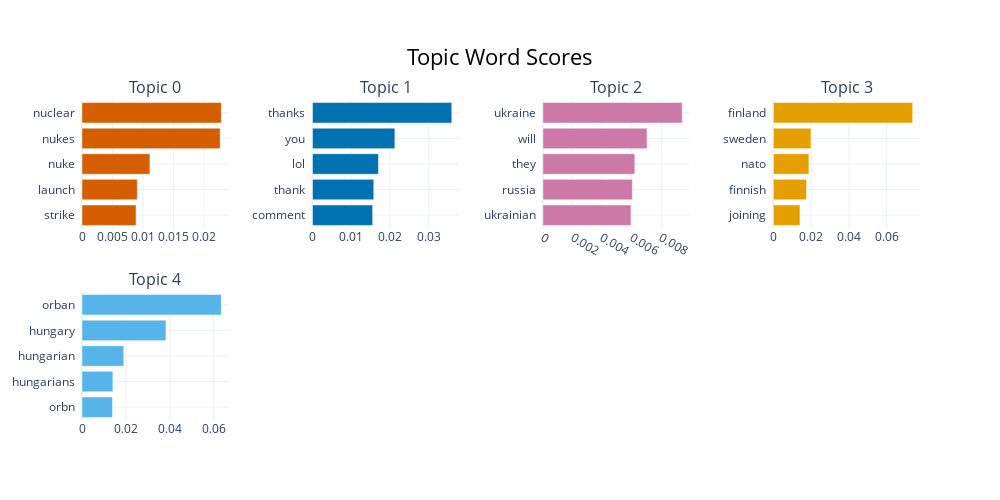

Notebook code cell kept with this figure:
### Code cell
BERTopic_mpnet_base_1.visualize_barchart(top_n_topics=5)

### Figure 1 — Plotly figure (JSON) as saved in the notebook; plotly's stock layout.template omitted (floating-point values rounded to 4 significant figures)
{"data": [{"marker": {"color": "#D55E00"}, "orientation": "h", "type": "bar", "x": [0.008856, 0.009061, 0.01112, 0.02263, 0.02282], "xaxis": "x", "y": ["strike  ", "launch  ", "nuke  ", "nukes  ", "nuclear  "], "yaxis": "y"}, {"marker": {"color": "#0072B2"}, "orientation": "h", "type": "bar", "x": [0.01554, 0.01582, 0.01702, 0.02126, 0.03593], "xaxis": "x2", "y": ["comment  ", "thank  ", "lol  ", "you  ", "thanks  "], "yaxis": "y2"}, {"marker": {"color": "#CC79A7"}, "orientation": "h", "type": "bar", "x": [0.005947, 0.006044, 0.006209, 0.007038, 0.009411], "xaxis": "x3", "y": ["ukrainian  ", "russia  ", "they  ", "will  ", "ukraine  "], "yaxis": "y3"}, {"marker": {"color": "#E69F00"}, "orientation": "h", "type": "bar", "x": [0.0141, 0.01756, 0.01882, 0.0199, 0.07371], "xaxis": "x4", "y": ["joining  ", "finnish  ", "nato  ", "sweden  ", "finland  "], "yaxis": "y4"}, {"marker": {"color": "#56B4E9"}, "orientation": "h", "type": "bar", "x": [0.01389, 0.01406, 0.019, 0.03824, 0.06344], "xaxis": "x5", "y": ["orbn  ", "hungarians  ", "hungarian  ", "hungary  ", "orban  "], "yaxis": "y5"}], "layout": {"annotations": [{"font": {"size": 16}, "showarrow": false, "text": "Topic 0", "x": 0.0875, "xanchor": "center", "xref": "paper", "y": 1, "yanchor": "bottom", "yref": "paper"}, {"font": {"size": 16}, "showarrow": false, "text": "Topic 1", "x": 0.3625, "xanchor": "center", "xref": "paper", "y": 1, "yanchor": "bottom", "yref": "paper"}, {"font": {"size": 16}, "showarrow": false, "text": "Topic 2", "x": 0.6375, "xanchor": "center", "xref": "paper", "y": 1, "yanchor": "bottom", "yref": "paper"}, {"font": {"size": 16}, "showarrow": false, "text": "Topic 3", "x": 0.9125, "xanchor": "center", "xref": "paper", "y": 1, "yanchor": "bottom", "yref": "paper"}, {"font": {"size": 16}, "showarrow": false, "text": "Topic 4", "x": 0.0875, "xanchor": "center", "xref": "paper", "y": 0.4, "yanchor": "bottom", "yref": "paper"}], "height": 500, "hoverlabel": {"bgcolor": "white", "font": {"family": "Rockwell", "size": 16}}, "showlegend": false, "title": {"font": {"color": "Black", "size": 22}, "text": "Topic Word Scores", "x": 0.5, "xanchor": "center", "yanchor": "top"}, "width": 1000, "xaxis": {"anchor": "y", "autorange": true, "domain": [0, 0.175], "range": [0, 0.02402], "showgrid": true, "type": "linear"}, "xaxis2": {"anchor": "y2", "autorange": true, "domain": [0.275, 0.45], "range": [0, 0.03783], "showgrid": true, "type": "linear"}, "xaxis3": {"anchor": "y3", "autorange": true, "domain": [0.55, 0.725], "range": [0, 0.009906], "showgrid": true, "type": "linear"}, "xaxis4": {"anchor": "y4", "autorange": true, "domain": [0.825, 1], "range": [0, 0.07759], "showgrid": true, "type": "linear"}, "xaxis5": {"anchor": "y5", "autorange": true, "domain": [0, 0.175], "range": [0, 0.06678], "showgrid": true, "type": "linear"}, "xaxis6": {"anchor": "y6", "domain": [0.275, 0.45], "showgrid": true}, "xaxis7": {"anchor": "y7", "domain": [0.55, 0.725], "showgrid": true}, "xaxis8": {"anchor": "y8", "domain": [0.825, 1], "showgrid": true}, "yaxis": {"anchor": "x", "autorange": true, "domain": [0.6, 1], "range": [-0.5, 4.5], "showgrid": true, "type": "category"}, "yaxis2": {"anchor": "x2", "autorange": true, "domain": [0.6, 1], "range": [-0.5, 4.5], "showgrid": true, "type": "category"}, "yaxis3": {"anchor": "x3", "autorange": true, "domain": [0.6, 1], "range": [-0.5, 4.5], "showgrid": true, "type": "category"}, "yaxis4": {"anchor": "x4", "autorange": true, "domain": [0.6, 1], "range": [-0.5, 4.5], "showgrid": true, "type": "category"}, "yaxis5": {"anchor": "x5", "autorange": true, "domain": [0, 0.4], "range": [-0.5, 4.5], "showgrid": true, "type": "category"}, "yaxis6": {"anchor": "x6", "domain": [0, 0.4], "showgrid": true}, "yaxis7": {"anchor": "x7", "domain": [0, 0.4], "showgrid": true}, "yaxis8": {"anchor": "x8", "domain": [0, 0.4], "showgrid": true}}}
